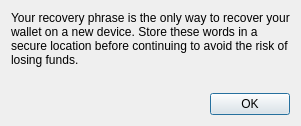
<?xml version="1.0" encoding="UTF-8"?>
<ui version="4.0">
 <class>ShowSeed</class>
 <widget class="QDialog" name="ShowSeed">
  <property name="windowTitle">
   <string>Backup Recovery Phrase</string>
  </property>
  <layout class="QVBoxLayout" name="verticalLayout">
   <item>
    <widget class="QLabel" name="instructions">
     <property name="text">
      <string>Your recovery phrase is the only way to recover your wallet on a new device. Store these words in a secure location before continuing to avoid the risk of losing funds.</string>
     </property>
     <property name="wordWrap">
      <bool>true</bool>
     </property>
    </widget>
   </item>
   <item>
    <widget class="QLabel" name="words">
    </widget>
   </item>
   <item>
    <widget class="QDialogButtonBox" name="completionButtons">
     <property name="standardButtons">
      <set>QDialogButtonBox::Ok</set>
     </property>
    </widget>
   </item>
  </layout>
 </widget>
 <resources/>
 <connections/>
</ui>
